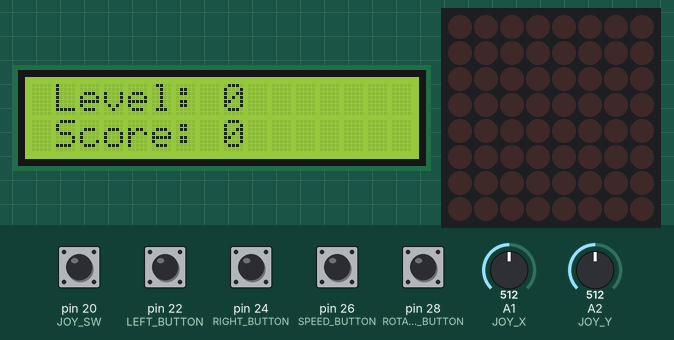
This sketch was run on a simulated Arduino Mega 2560, built with avr-gcc and run on an emulated ATmega2560. Shown: 16×2 character LCD, 8×8 LED matrix. The test bench sets the inputs (shaded band); at power-on: pin 20 (JOY_SW), pin 22 (LEFT_BUTTON), pin 24 (RIGHT_BUTTON), pin 26 (SPEED_BUTTON), pin 28 (ROTATE_BUTTON) LOW, A2 (JOY_Y) = 512, A1 (JOY_X) = 512. Random numbers use the default seed unless the sketch sets one; what the sketch prints to the serial monitor is not drawn.

Above: at 1.2 s.
1.3 s: A2 (JOY_Y) set to 833
4.3 s: A2 (JOY_Y) set to 863
At 4.61 s:
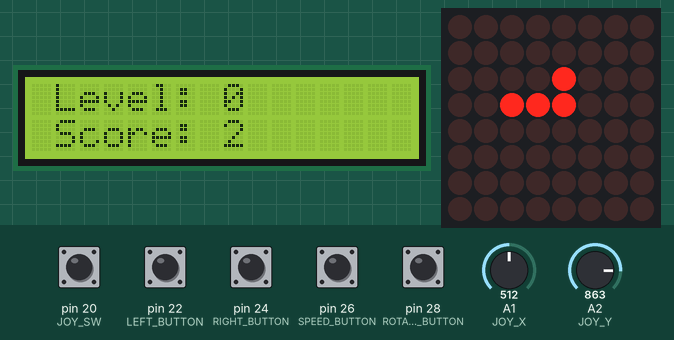
6.3 s: pin 22 (LEFT_BUTTON) pulled HIGH for 0.15 s
At 6.5 s:
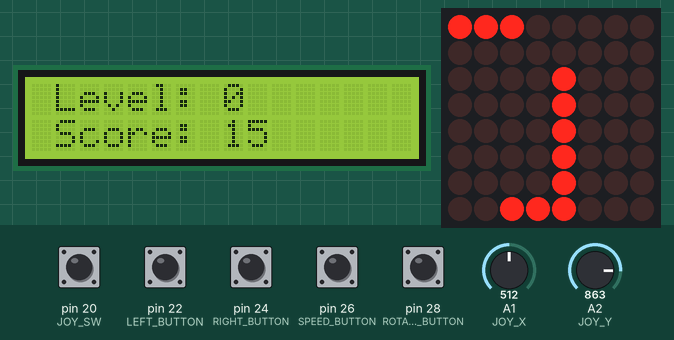
7.0 s: pin 24 (RIGHT_BUTTON) pulled HIGH for 0.15 s
At 7.6 s:
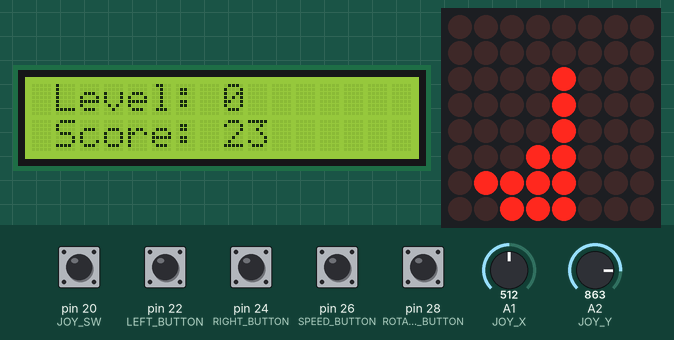
7.7 s: pin 22 (LEFT_BUTTON) pulled HIGH for 1 s
At 8.7 s:
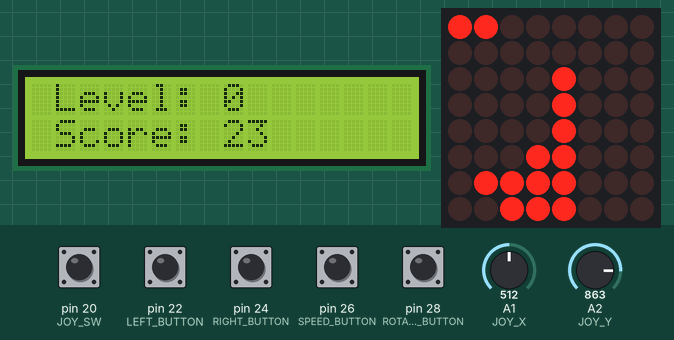
9.3 s: pin 24 (RIGHT_BUTTON) pulled HIGH for 0.15 s
At 9.45 s:
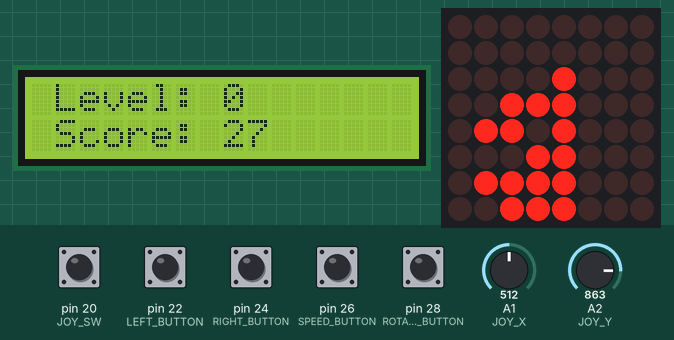
Timing chart, 0 to 11.0 s (numbered marks = the images above; inputs shaded):
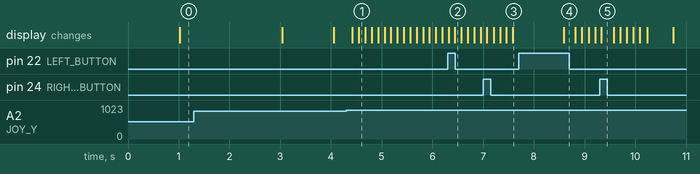

Measured:
- the behaviour switches between 850 and 851 on A2 (JOY_Y) (found by bisection; images 0 and 1)

The sketch:

tetris.ino
```cpp
#include <LiquidCrystal.h>
#include <LedControl.h>

#define LEFT_BUTTON 22
#define RIGHT_BUTTON 24
#define SPEED_BUTTON 26
#define ROTATE_BUTTON 28
#define BUZZER 9

#define JOY_X 1
#define JOY_Y 2
#define JOY_SW 20

#define UNUSED_ANALOG 0 // for random seed

#define BLOCK_COUNT (sizeof(blocks) / sizeof(blocks[0]))

LedControl lc = LedControl(11, 10, 12, 1);
LiquidCrystal lcd = LiquidCrystal(2, 3, 4, 5, 6, 7);

struct point {
  int x;
  int y;
};

static int blocks[][4][8] = {
  {
    {0, 0, 0, 1, 0, 0, 0, 0},
    {0, 0, 0, 2, 1, 0, 0, 0},
    {0, 0, 0, 1, 0, 0, 0, 0}
  },
  {
    {0, 0, 0, 0, 1, 0, 0, 0},
    {0, 0, 0, 0, 2, 0, 0, 0},
    {0, 0, 0, 0, 1, 0, 0, 0},
    {0, 0, 0, 0, 1, 0, 0, 0}
  },
  {
    {0, 0, 0, 0, 1, 0, 0, 0},
    {0, 0, 1, 2, 1, 0, 0, 0},
  },
  {
    {0, 0, 0, 1, 1, 0, 0, 0},
    {0, 0, 0, 1, 1, 0, 0, 0},
  },
  {
    {0, 0, 0, 0, 1, 1, 0, 0},
    {0, 0, 0, 1, 2, 0, 0, 0},
  },
  {
    {0, 0, 0, 1, 0, 0, 0, 0},
    {0, 0, 1, 2, 1, 0, 0, 0},
  },
  {
    {0, 0, 0, 1, 1, 0, 0, 0},
    {0, 0, 0, 0, 2, 1, 0, 0},
  },
};

void(* resetFunc) (void) = 0;

static int moving[12][8];
static int stationary[8][8];

static unsigned long lastUpdate;
static const unsigned long updateInterval = 1000;

static unsigned long lastInput;
static const unsigned long inputDelay = 120;

static int score;
static int level;

void setup() {
  // put your setup code here, to run once:
  lc.shutdown(0, false);
  lc.setIntensity(0, 1);

  pinMode(LEFT_BUTTON, INPUT);
  pinMode(RIGHT_BUTTON, INPUT);
  pinMode(SPEED_BUTTON, INPUT);
  pinMode(ROTATE_BUTTON, INPUT);
  pinMode(UNUSED_ANALOG, INPUT);

  pinMode(JOY_X, INPUT);
  pinMode(JOY_Y, INPUT);
  pinMode(JOY_SW, INPUT);

  randomSeed(analogRead(UNUSED_ANALOG));
  queueNewBlock();

  lcd.begin(16, 2);

  Serial.begin(9600);
}

void loop() {
  if (isGameOver()) {
    lcd.clear();
    lcd.setCursor(2, 0);
    lcd.print("Game Over!");
    lcd.setCursor(0, 1);
    lcd.print("Score: ");
    lcd.print(score);
    for (int t = 0; t < 3; t++) {
      for (int i = 0; i < 8; i++) {
        for (int j = 0; j < 8; j++) {
          lc.setLed(0, i, j, true);
        }
      }
      delay(500);
      render();
      delay(500);
    }

    delay(3000);
    resetFunc();
  }
  unsigned long currentMillis = millis();
  if (currentMillis - lastInput > inputDelay) {
    handleInput();
    lastInput = currentMillis;
  }
  if (currentMillis - lastUpdate > updateInterval) {
    updateState();
    renderLcd();
    lastUpdate = currentMillis;
  }
  render();
}

void handleInput() {
  Serial.print("Switch: ");
  Serial.println(digitalRead(JOY_SW));
  Serial.print("X: ");
  Serial.println(analogRead(JOY_X));
  Serial.print("Y: ");
  Serial.println(analogRead(JOY_Y));

  if (digitalRead(LEFT_BUTTON) || analogRead(JOY_X) < 150) {
    transformMoving(-1, 0);
  } else if (digitalRead(RIGHT_BUTTON) || analogRead(JOY_X) > 850) {
    transformMoving(1, 0);
  } else if (digitalRead(SPEED_BUTTON) || analogRead(JOY_Y) > 850) {
    lastUpdate -= updateInterval;
    score++;
  } else if (digitalRead(ROTATE_BUTTON) || analogRead(JOY_Y) < 150) {
    rotate90();
  }
}

void updateState() {
  if (isMovingAtBottom()) {
    handleAtBottom();
    queueNewBlock();
  }
  transformMoving(0, -1);

  updateRows();
}

void render() {
  for (int i = 0; i < 8; i++) {
    for (int j = 0; j < 8; j++) {
      lc.setLed(0, i, j, moving[i + 4][j] | stationary[i][j]);
    }
  }
}

void renderLcd() {
  lcd.clear();
  lcd.setCursor(1, 0);
  lcd.print("Level: ");
  lcd.print(level);

  lcd.setCursor(1, 1);
  lcd.print("Score: ");
  lcd.print(score);
}

void updateRows() {
  int rowsUpdated = 0;

  for (int i = 0; i < 8; i++) {
    int validRow = 1;
    for (int j = 0; j < 8; j++) {
      if (!stationary[i][j]) {
        validRow = 0;
      }
    }

    if (validRow) {
      tone(BUZZER, 1000);
      delay(50);
      noTone(BUZZER);
      rowsUpdated++;
      for (int j = 0; j < 8; j++) {
        stationary[i][j] = 0;
      }

      int updated[8][8];
      for (int k = i; k >= 0; k--) {
        for (int l = 0; l < 8; l++) {
          if (k - 1 >= 0) {
            updated[k][l] = stationary[k - 1][l];
          }
        }
      }

      for (int k = i + 1; k < 12; k++) {
        for (int l = 0; l < 8; l++) {
          updated[k][l] = stationary[k][l];
        }
      }

      for (int k = 0; k < 8; k++) {
        for (int l = 0; l < 8; l++) {
          stationary[k][l] = updated[k][l];
        }
      }
    }
  }

  switch (rowsUpdated) {
    case 1:
      score += 40 * (level + 1);
      break;
    case 2:
      score += 100 * (level + 1);
      break;
    case 3:
      score += 300 * (level + 1);
      break;
    case 4:
      score += 1200 * (level + 1);
      break;
  }
}

void queueNewBlock() {
  int randomBlock = random(BLOCK_COUNT - 1);
  for (int i = 0; i < 4; i++) {
    for (int j = 0; j < 8; j++) {
      moving[i][j] = blocks[randomBlock][i][j];
    }
  }
}

int isMovingAtBottom() {
  for (int i = 0; i < 12; i++) {
    for (int j = 0; j < 8; j++) {
      if (moving[i][j] && i == 11 || (moving[i][j] && i >= 4 && i + 1 < 12 && stationary[i - 4 + 1][j])) {
        return 1;
      }
    }
  }

  return 0;
}

int isGameOver() {
  for (int j = 0; j < 8; j++) {
    if (stationary[0][j]) {
      return 1;
    }
  }

  return 0;
}

void handleAtBottom() {
  for (int i = 0; i < 8; i++) {
    for (int j = 0; j < 8; j++) {
      stationary[i][j] = stationary[i][j] || moving[i + 4][j];
      moving[i + 4][j] = 0;
    }
  }
}

void rotate90() {
  struct point pivot = { -1, -1};

  int updatedArr[12][8];

  for (int i = 0; i < 12; i++) {
    for (int j = 0; j < 8; j++) {
      updatedArr[i][j] = 0;
      if (moving[i][j] == 2) {
        pivot.y = i;
        pivot.x = j;
      }
    }
  }

  if (pivot.y == -1 || pivot.x == -1) {
    return;
  }

  for (int i = 0; i < 12; i++) {
    for (int j = 0; j < 8; j++) {
      if (moving[i][j] == 1) {
        struct point toCoordinate = {j - pivot.x, i - pivot.y};
        struct point transformedCoordinate = { -toCoordinate.y, toCoordinate.x};
        struct point transformedGrid = {transformedCoordinate.x + pivot.x, transformedCoordinate.y + pivot.y};

        if (transformedGrid.x >= 8 || transformedGrid.x < 0 || transformedGrid.y >= 12 || transformedGrid.y < 0 || (transformedGrid.y >= 4 && stationary[transformedGrid.y - 4][transformedGrid.x])) {
          return;
        }

        updatedArr[transformedGrid.y][transformedGrid.x] = 1;
      } else if (moving[i][j] == 2) {
        updatedArr[i][j] = 2;
      }
    }
  }

  for (int i = 0; i < 12; i++) {
    for (int j = 0; j < 8; j++) {
      moving[i][j] = updatedArr[i][j];
    }
  }
}

void transformMoving(int x, int y) {
  y = -y;
  int updatedArr[12][8];
  int xValid = 1;

  for (int i = 0; i < 12; i++) {
    for (int j = 0; j < 8; j++) {
      updatedArr[i][j] = 0;
    }
  }

  for (int i = 0; i < 12 && xValid; i++) {
    for (int j = 0; j < 8 && xValid; j++) {
      if (moving[i][j]) {
        if (j + x >= 8 || j + x < 0) {
          xValid = 0;
        }
      }
    }
  }

  for (int i = 0; i < 12; i++) {
    for (int j = 0; j < 8; j++) {
      if (moving[i][j]) {
        if (i + y < 12 && i + y >= 0) {
          if (xValid) {
            if (i >= 4 && stationary[i - 4 + y][j + x]) {
              return;
            }
            updatedArr[i + y][j + x] = moving[i][j];
          } else {
            updatedArr[i + y][j] = moving[i][j];
          }
        }
      }
    }
  }

  for (int i = 0; i < 12; i++) {
    for (int j = 0; j < 8; j++) {
      moving[i][j] = updatedArr[i][j];
    }
  }
}
```
